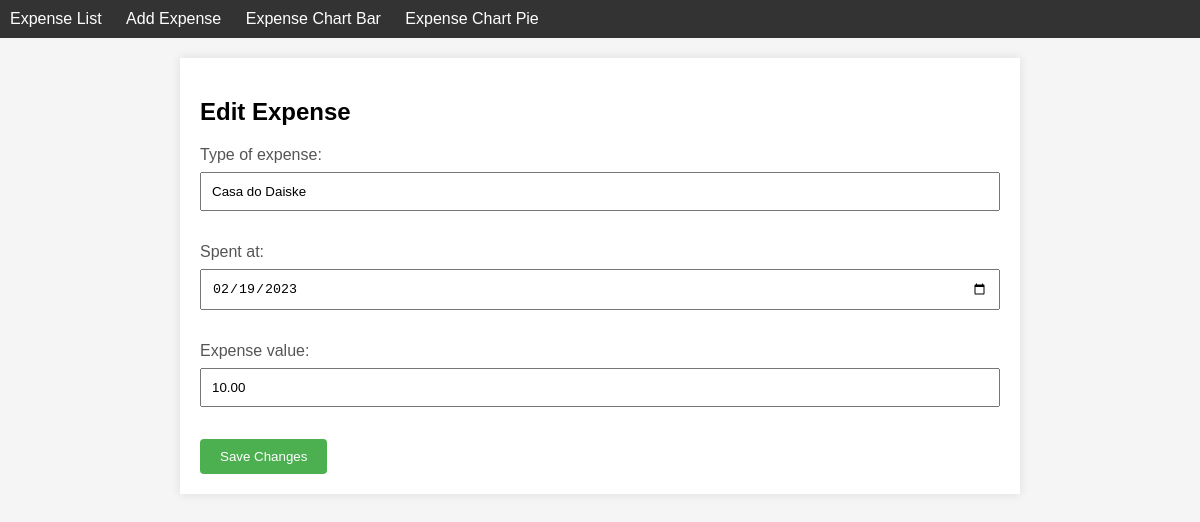
Screenshot of /expenses/edit5/ with the database file from the repository.
### expenses/models.py (models this page shows)
class Expense(models.Model):
    type_of_expense = models.CharField(max_length = 255)
    spent_at = models.DateField()
    expense_value = models.DecimalField(max_digits = 10, decimal_places = 2)

### expenses/views.py (the view)
# urls.py: path('edit<int:expense_id>/', edit_expense, name='edit_expense'),
def edit_expense(request, expense_id):
    expense = get_object_or_404(Expense, pk=expense_id)
    if request.method == 'POST':
        form = ExpenseForm(request.POST, instance=expense)
        if form.is_valid():
            form.save()
            return redirect('expense_list')
    else:
        form = ExpenseForm(instance=expense)
    return render(request, 'edit_expense.html', {'form': form, 'expense': expense})

### expenses/forms.py (shortened to what this page needs)
class ExpenseForm(forms.ModelForm):
    class Meta:
        model = Expense
        fields = ['type_of_expense', 'spent_at', 'expense_value']
        widgets = {
            'spent_at': forms.DateInput(attrs={'type': 'date'}),
        }

### expenses/templates/edit_expense.html (shortened to what this page needs)
{% extends 'base.html' %}
{% block content %}
  <h2>Edit Expense</h2>
  <form method="post" action="">
    {{ form.as_p }}
    <button type="submit">Save Changes</button>
  </form>
{% endblock %}

### expenses/static/style/style.css (style rules this page uses)
body { font-family: Arial, sans-serif; background-color: #f5f5f5; margin: 0; padding: 0; }
label { display: block; margin-bottom: 8px; color: #555; }
input[type="text"], input[type="number"], input[type="date"] { width: 100%; padding: 10px; margin-bottom: 16px; box-sizing: border-box; }
button { background-color: #4caf50; color: #fff; padding: 10px 20px; border: none; border-radius: 4px; cursor: pointer; }
form { margin-top: 20px; }

### rows the page displays
Expense: type_of_expense "Casa do Daiske", spent_at "02/19/2023", expense_value "10.00"
